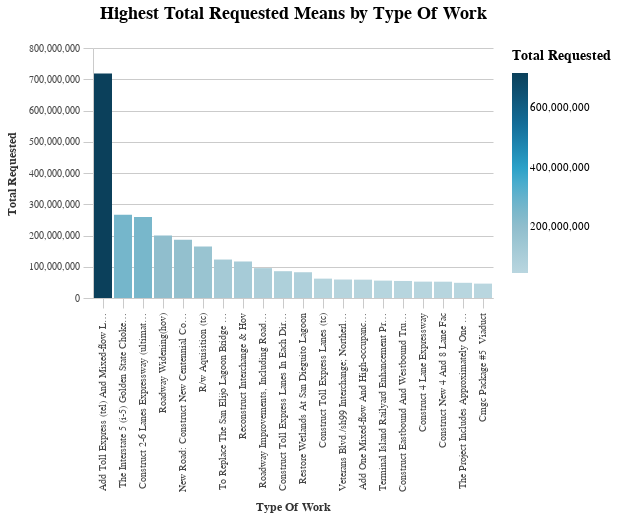

Notebook cell for this chart:
### Code cell
test_chartfunc_sum(df, "total_requested", aggregate_by="type_of_work", aggfunc="mean")

### Figure 1 — Vega-Lite specification as saved in the notebook (floating-point values rounded to 4 significant figures)
{"width": 400, "height": 250, "background": "white", "config": {"title": {"fontSize": 18, "font": "Raleway", "anchor": "middle", "fontColor": "#333", "fontWeight": "bold", "offset": 20}, "header": {"labelFont": "Nunito Sans", "titleFont": "Raleway"}, "axis": {"domain": true, "domainColor": "#cbcbcb", "grid": true, "gridColor": "#cbcbcb", "gridWidth": 1, "labelColor": "#474747", "labelFontSize": 10, "titleColor": "#333", "tickColor": "#cbcbcb", "tickSize": 10, "titleFontSize": 12, "titlePadding": 10, "labelPadding": 4}, "axisBand": {"grid": false}, "range": {"category_bright": ["#2EA8CE", "#EB9F3C", "#F4D837", "#51BF9D", "#8CBCCB", "#9487C0"], "category_bold": ["#136C97", "#E16B26", "#F6BF16", "#00896B", "#7790A3", "#5B559C"], "diverging": ["#E16B26", "#EB9F3C", "#f6e7e1", "#8CBCCB", "#2EA8CE", "#136C97"], "sequential": ["#B9D6DF", "#8CBCCB", "#2EA8CE", "#136C97", "#0B405B"]}, "legend": {"labelFont": "Nunito Sans", "labelFontSize": 11, "symbolType": "square", "symbolSize": 30, "titleFont": "Raleway", "titleFontSize": 14, "titlePadding": 10, "padding": 1, "orient": "right", "labelLimit": 0}, "view": {"stroke": "transparent"}, "group": {"fill": "white"}, "arc": {"fill": "#8CBCCB"}, "area": {"fill": "#8CBCCB"}, "line": {"stroke": "#8CBCCB", "strokeWidth": 2}, "trail": {"color": "#8CBCCB", "stroke": "#8CBCCB", "strokeWidth": 0, "size": 1}, "path": {"stroke": "#8CBCCB", "strokeWidth": 0.5}, "rect": {"fill": "#8CBCCB"}, "point": {"filled": true, "shape": "circle"}, "shape": {"stroke": "#8CBCCB"}, "text": {"font": "Nunito Sans", "color": "#8CBCCB", "fontSize": 11, "align": "center", "fontWeight": 400, "size": 11}, "bar": {"binSpacing": 2, "fill": "#8CBCCB", "stroke": false}}, "data": {"name": "data-119a72a8759261a92ba6b4edc171ba33"}, "mark": "bar", "encoding": {"color": {"field": "total_requested", "legend": {"title": "Total Requested"}, "scale": {"range": ["#B9D6DF", "#8CBCCB", "#2EA8CE", "#136C97", "#0B405B"]}, "type": "quantitative"}, "x": {"field": "type_of_work", "sort": "-y", "title": "Type Of Work", "type": "nominal"}, "y": {"field": "total_requested", "title": "Total Requested", "type": "quantitative"}}, "title": "Highest Total Requested Means by Type Of Work", "$schema": "https://vega.github.io/schema/vega-lite/v4.17.0.json", "datasets": {"data-119a72a8759261a92ba6b4edc171ba33": [{"type_of_work": "Add Toll Express (tel) And Mixed-flow Lanes In Each Direction", "total_requested": 718400000.0}, {"type_of_work": "The Interstate 5 (i-5) Golden State Chokepoint Relief Project (the Project) Offers A ", "total_requested": 266800000.0}, {"type_of_work": "Construct 2-6 Lanes Expressway (ultimate Build-out) - Phase 1 > Constructs 4 ", "total_requested": 259500000.0}, {"type_of_work": "Roadway Widening(hov)", "total_requested": 199900000.0}, {"type_of_work": "New Road: Construct New Centennial Corridor Mainline And Interchange And", "total_requested": 186700000.0}, {"type_of_work": "R/w Aquisition (tc)", "total_requested": 165000000.0}, {"type_of_work": "To Replace The San Elijo Lagoon Bridge And Uc. Construct Hov Lanes, San Elijo", "total_requested": 123100000.0}, {"type_of_work": "Reconstruct Interchange & Hov", "total_requested": 116900000.0}, {"type_of_work": "Roadway Improvements, Including Roadway Resurfacing, Streetcar Track ", "total_requested": 95550000.0}, {"type_of_work": "Construct Toll Express Lanes In Each Direction", "total_requested": 85780000.0}, {"type_of_work": "Restore Wetlands At San Dieguito Lagoon", "total_requested": 82420000.0}, {"type_of_work": "Construct Toll Express Lanes (tc)", "total_requested": 61980000.0}, {"type_of_work": "Veterans Blvd./sh99 Interchange; Northerly Jug Handle; Veterans Blvd. ", "total_requested": 59150000.0}, {"type_of_work": "Add One Mixed-flow And High-occupancy Lane In Each Direction And Repair", "total_requested": 58700000.0}, {"type_of_work": "Terminal Island Railyard Enhancement Project: This Project Entails The Addition ", "total_requested": 55650000.0}, {"type_of_work": "Construct Eastbound And Westbound Truck Lanes", "total_requested": 54570000.0}, {"type_of_work": "Construct 4 Lane Expressway", "total_requested": 52400000.0}, {"type_of_work": "Construct New 4 And 8 Lane Fac", "total_requested": 52220000.0}, {"type_of_work": "The Project Includes Approximately One Mile Of New Soundwalls Along I-210 ", "total_requested": 48650000.0}, {"type_of_work": "Cmgc Package #5  Viaduct", "total_requested": 46050000.0}]}}
